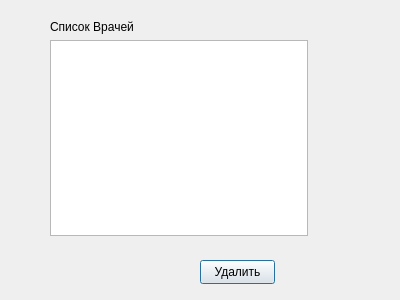
<?xml version="1.0" encoding="UTF-8"?>
<ui version="4.0">
 <class>DeleteDocWindow</class>
 <widget class="QDialog" name="DeleteDocWindow">
  <property name="geometry">
   <rect>
    <x>0</x>
    <y>0</y>
    <width>400</width>
    <height>300</height>
   </rect>
  </property>
  <property name="windowTitle">
   <string>Удаление врача</string>
  </property>
  <widget class="QPushButton" name="pushButton">
   <property name="geometry">
    <rect>
     <x>200</x>
     <y>260</y>
     <width>75</width>
     <height>24</height>
    </rect>
   </property>
   <property name="text">
    <string>Удалить</string>
   </property>
  </widget>
  <widget class="QWidget" name="layoutWidget">
   <property name="geometry">
    <rect>
     <x>50</x>
     <y>20</y>
     <width>258</width>
     <height>216</height>
    </rect>
   </property>
   <layout class="QVBoxLayout" name="verticalLayout">
    <item>
     <widget class="QLabel" name="label">
      <property name="text">
       <string>Список Врачей</string>
      </property>
     </widget>
    </item>
    <item>
     <widget class="QListView" name="doctors_list"/>
    </item>
   </layout>
  </widget>
 </widget>
 <resources/>
 <connections/>
</ui>
